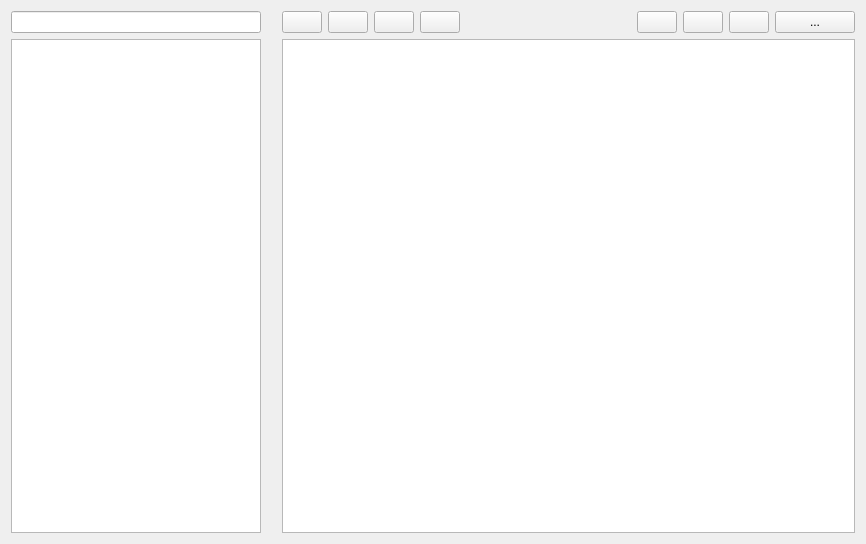
<?xml version="1.0" encoding="UTF-8"?>
<ui version="4.0">
 <class>QNotesClass</class>
 <widget class="QMainWindow" name="QNotesClass">
  <property name="geometry">
   <rect>
    <x>0</x>
    <y>0</y>
    <width>866</width>
    <height>544</height>
   </rect>
  </property>
  <property name="windowTitle">
   <string>QNotes</string>
  </property>
  <widget class="QWidget" name="centralWidget">
   <layout class="QGridLayout" name="gridLayout_3">
    <item row="0" column="0">
     <layout class="QGridLayout" name="gridLayout">
      <item row="0" column="7">
       <spacer name="horizontalSpacer_2">
        <property name="orientation">
         <enum>Qt::Horizontal</enum>
        </property>
        <property name="sizeHint" stdset="0">
         <size>
          <width>40</width>
          <height>20</height>
         </size>
        </property>
       </spacer>
      </item>
      <item row="0" column="11">
       <widget class="QPushButton" name="pushButton_more">
        <property name="text">
         <string>...</string>
        </property>
       </widget>
      </item>
      <item row="0" column="6">
       <widget class="QPushButton" name="pushButton_redo">
        <property name="text">
         <string/>
        </property>
       </widget>
      </item>
      <item row="0" column="3">
       <widget class="QPushButton" name="pushButton_add">
        <property name="text">
         <string/>
        </property>
       </widget>
      </item>
      <item row="1" column="3" colspan="9">
       <widget class="QPlainTextEdit" name="plainTextEdit"/>
      </item>
      <item row="0" column="5">
       <widget class="QPushButton" name="pushButton_undo">
        <property name="text">
         <string/>
        </property>
       </widget>
      </item>
      <item row="0" column="4">
       <widget class="QPushButton" name="pushButton_del">
        <property name="text">
         <string/>
        </property>
       </widget>
      </item>
      <item row="0" column="2">
       <spacer name="horizontalSpacer_3">
        <property name="orientation">
         <enum>Qt::Horizontal</enum>
        </property>
        <property name="sizeType">
         <enum>QSizePolicy::Fixed</enum>
        </property>
        <property name="sizeHint" stdset="0">
         <size>
          <width>15</width>
          <height>20</height>
         </size>
        </property>
       </spacer>
      </item>
      <item row="0" column="9">
       <widget class="QPushButton" name="pushButton_maximize">
        <property name="text">
         <string/>
        </property>
       </widget>
      </item>
      <item row="0" column="8">
       <widget class="QPushButton" name="pushButton_minimize">
        <property name="text">
         <string/>
        </property>
       </widget>
      </item>
      <item row="0" column="10">
       <widget class="QPushButton" name="pushButton_close">
        <property name="text">
         <string/>
        </property>
       </widget>
      </item>
      <item row="0" column="0" colspan="2">
       <widget class="QLineEdit" name="lineEdit">
        <property name="sizePolicy">
         <sizepolicy hsizetype="Fixed" vsizetype="Fixed">
          <horstretch>0</horstretch>
          <verstretch>0</verstretch>
         </sizepolicy>
        </property>
        <property name="maximumSize">
         <size>
          <width>250</width>
          <height>16777215</height>
         </size>
        </property>
       </widget>
      </item>
      <item row="1" column="0" colspan="2">
       <widget class="QListWidget" name="listWidget_Names">
        <property name="sizePolicy">
         <sizepolicy hsizetype="Fixed" vsizetype="Expanding">
          <horstretch>0</horstretch>
          <verstretch>0</verstretch>
         </sizepolicy>
        </property>
        <property name="maximumSize">
         <size>
          <width>250</width>
          <height>16777215</height>
         </size>
        </property>
       </widget>
      </item>
     </layout>
    </item>
   </layout>
  </widget>
 </widget>
 <layoutdefault spacing="6" margin="11"/>
 <resources>
  <include location="QNotes.qrc"/>
 </resources>
 <connections/>
</ui>
